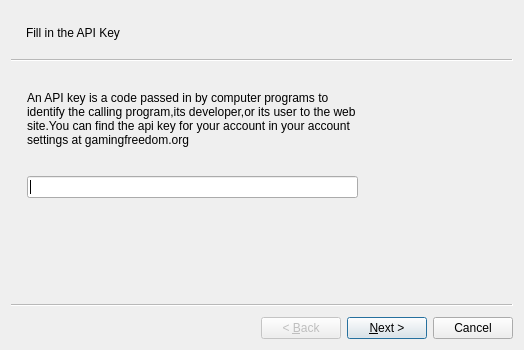
<?xml version="1.0" encoding="UTF-8"?>
<ui version="4.0">
 <class>Wizard</class>
 <widget class="QWizard" name="Wizard">
  <property name="enabled">
   <bool>true</bool>
  </property>
  <property name="geometry">
   <rect>
    <x>0</x>
    <y>0</y>
    <width>524</width>
    <height>350</height>
   </rect>
  </property>
  <property name="windowTitle">
   <string>Gluon Game Distibution Wizard</string>
  </property>
  <widget class="QWizardPage" name="apiKeypage">
   <property name="title">
    <string/>
   </property>
   <property name="subTitle">
    <string>Fill in the API Key</string>
   </property>
   <widget class="QWidget" name="verticalLayoutWidget">
    <property name="geometry">
     <rect>
      <x>10</x>
      <y>0</y>
      <width>331</width>
      <height>131</height>
     </rect>
    </property>
    <layout class="QVBoxLayout" name="verticalLayout">
     <item>
      <widget class="QLabel" name="label">
       <property name="text">
        <string>An API key is a code passed in by computer programs to identify the calling program,its developer,or its user to the web site.You can find the api key for your account in your account settings at gamingfreedom.org</string>
       </property>
       <property name="wordWrap">
        <bool>true</bool>
       </property>
      </widget>
     </item>
     <item>
      <widget class="QLineEdit" name="apiKeyEdit"/>
     </item>
    </layout>
   </widget>
  </widget>
  <widget class="QWizardPage" name="detailsPage">
   <property name="subTitle">
    <string>Enter basic Game Details</string>
   </property>
   <widget class="QGroupBox" name="groupBox">
    <property name="geometry">
     <rect>
      <x>50</x>
      <y>0</y>
      <width>381</width>
      <height>201</height>
     </rect>
    </property>
    <property name="title">
     <string/>
    </property>
    <widget class="QWidget" name="verticalLayoutWidget_2">
     <property name="geometry">
      <rect>
       <x>10</x>
       <y>20</y>
       <width>160</width>
       <height>161</height>
      </rect>
     </property>
     <layout class="QVBoxLayout" name="verticalLayout_2">
      <item>
       <widget class="QLabel" name="label_2">
        <property name="text">
         <string>Game ID</string>
        </property>
       </widget>
      </item>
      <item>
       <widget class="QLabel" name="label_4">
        <property name="text">
         <string>Category</string>
        </property>
       </widget>
      </item>
      <item>
       <widget class="QLabel" name="label_7">
        <property name="text">
         <string>Name</string>
        </property>
       </widget>
      </item>
      <item>
       <widget class="QLabel" name="label_6">
        <property name="text">
         <string>Version</string>
        </property>
       </widget>
      </item>
      <item>
       <widget class="QLabel" name="label_3">
        <property name="text">
         <string>Home Page</string>
        </property>
       </widget>
      </item>
      <item>
       <widget class="QLabel" name="label_5">
        <property name="text">
         <string>License</string>
        </property>
       </widget>
      </item>
     </layout>
    </widget>
    <widget class="QWidget" name="verticalLayoutWidget_3">
     <property name="geometry">
      <rect>
       <x>190</x>
       <y>20</y>
       <width>160</width>
       <height>162</height>
      </rect>
     </property>
     <layout class="QVBoxLayout" name="verticalLayout_3">
      <item>
       <widget class="QLineEdit" name="gameIdEdit"/>
      </item>
      <item>
       <widget class="QComboBox" name="categoryComboBox"/>
      </item>
      <item>
       <widget class="QLineEdit" name="nameEdit"/>
      </item>
      <item>
       <widget class="QLineEdit" name="versionEdit_2"/>
      </item>
      <item>
       <widget class="QLineEdit" name="homePageEdit"/>
      </item>
      <item>
       <widget class="QComboBox" name="licenseComboBox"/>
      </item>
     </layout>
    </widget>
   </widget>
  </widget>
  <widget class="QWizardPage" name="nextdetailsPage">
   <property name="subTitle">
    <string>Updating Game details, please wait</string>
   </property>
   <widget class="QGroupBox" name="groupBox_2">
    <property name="geometry">
     <rect>
      <x>30</x>
      <y>0</y>
      <width>381</width>
      <height>201</height>
     </rect>
    </property>
    <property name="title">
     <string/>
    </property>
    <widget class="QWidget" name="verticalLayoutWidget_4">
     <property name="geometry">
      <rect>
       <x>10</x>
       <y>20</y>
       <width>160</width>
       <height>161</height>
      </rect>
     </property>
     <layout class="QVBoxLayout" name="verticalLayout_4">
      <item>
       <widget class="QLabel" name="label_10">
        <property name="text">
         <string>Game ID</string>
        </property>
       </widget>
      </item>
      <item>
       <widget class="QLabel" name="label_11">
        <property name="text">
         <string>Category</string>
        </property>
       </widget>
      </item>
      <item>
       <widget class="QLabel" name="label_12">
        <property name="text">
         <string>Name</string>
        </property>
       </widget>
      </item>
      <item>
       <widget class="QLabel" name="label_13">
        <property name="text">
         <string>Version</string>
        </property>
       </widget>
      </item>
      <item>
       <widget class="QLabel" name="label_14">
        <property name="text">
         <string>Home Page</string>
        </property>
       </widget>
      </item>
      <item>
       <widget class="QLabel" name="label_15">
        <property name="text">
         <string>License</string>
        </property>
       </widget>
      </item>
     </layout>
    </widget>
    <widget class="QWidget" name="verticalLayoutWidget_5">
     <property name="geometry">
      <rect>
       <x>190</x>
       <y>20</y>
       <width>160</width>
       <height>162</height>
      </rect>
     </property>
     <layout class="QVBoxLayout" name="verticalLayout_5">
      <item>
       <widget class="QLineEdit" name="nextgameIdEdit">
        <property name="enabled">
         <bool>false</bool>
        </property>
       </widget>
      </item>
      <item>
       <widget class="QComboBox" name="nextCategory">
        <property name="enabled">
         <bool>false</bool>
        </property>
       </widget>
      </item>
      <item>
       <widget class="QLineEdit" name="nextnameEdit">
        <property name="enabled">
         <bool>false</bool>
        </property>
       </widget>
      </item>
      <item>
       <widget class="QLineEdit" name="nextversionEdit"/>
      </item>
      <item>
       <widget class="QLineEdit" name="nexthomePageEdit"/>
      </item>
      <item>
       <widget class="QComboBox" name="nextlicenseComboBox"/>
      </item>
     </layout>
    </widget>
   </widget>
  </widget>
  <widget class="QWizardPage" name="descriptionPage">
   <property name="subTitle">
    <string>A few words about your game</string>
   </property>
   <widget class="QPlainTextEdit" name="descriptionEdit">
    <property name="geometry">
     <rect>
      <x>3</x>
      <y>5</y>
      <width>401</width>
      <height>111</height>
     </rect>
    </property>
   </widget>
  </widget>
  <widget class="QWizardPage" name="wizardPage2">
   <property name="subTitle">
    <string>Enter Game Changelog</string>
   </property>
   <widget class="QPlainTextEdit" name="changelogEdit">
    <property name="geometry">
     <rect>
      <x>10</x>
      <y>70</y>
      <width>401</width>
      <height>131</height>
     </rect>
    </property>
   </widget>
   <widget class="QLabel" name="label_8">
    <property name="geometry">
     <rect>
      <x>20</x>
      <y>0</y>
      <width>371</width>
      <height>81</height>
     </rect>
    </property>
    <property name="text">
     <string>A changelog is a log or record of changes made to a project, such as a website or software project, usually including such records as bug fixes, new features, etc. Most open source projects include a changelog as one of the top level files in their distribution.
</string>
    </property>
    <property name="wordWrap">
     <bool>true</bool>
    </property>
   </widget>
  </widget>
  <widget class="QWizardPage" name="wizardPage">
   <widget class="QLabel" name="label_9">
    <property name="geometry">
     <rect>
      <x>0</x>
      <y>20</y>
      <width>471</width>
      <height>81</height>
     </rect>
    </property>
    <property name="text">
     <string>Thank you for uploading your first game.You can now update game details through
the Distribution Docker whenever you want. You will also be able to see reviews and
comments by people who have played your game.</string>
    </property>
   </widget>
  </widget>
 </widget>
 <resources>
  <include location="../../../../icons/32x32/apps/gluon-uninstall.svg"/>
 </resources>
 <connections/>
</ui>
